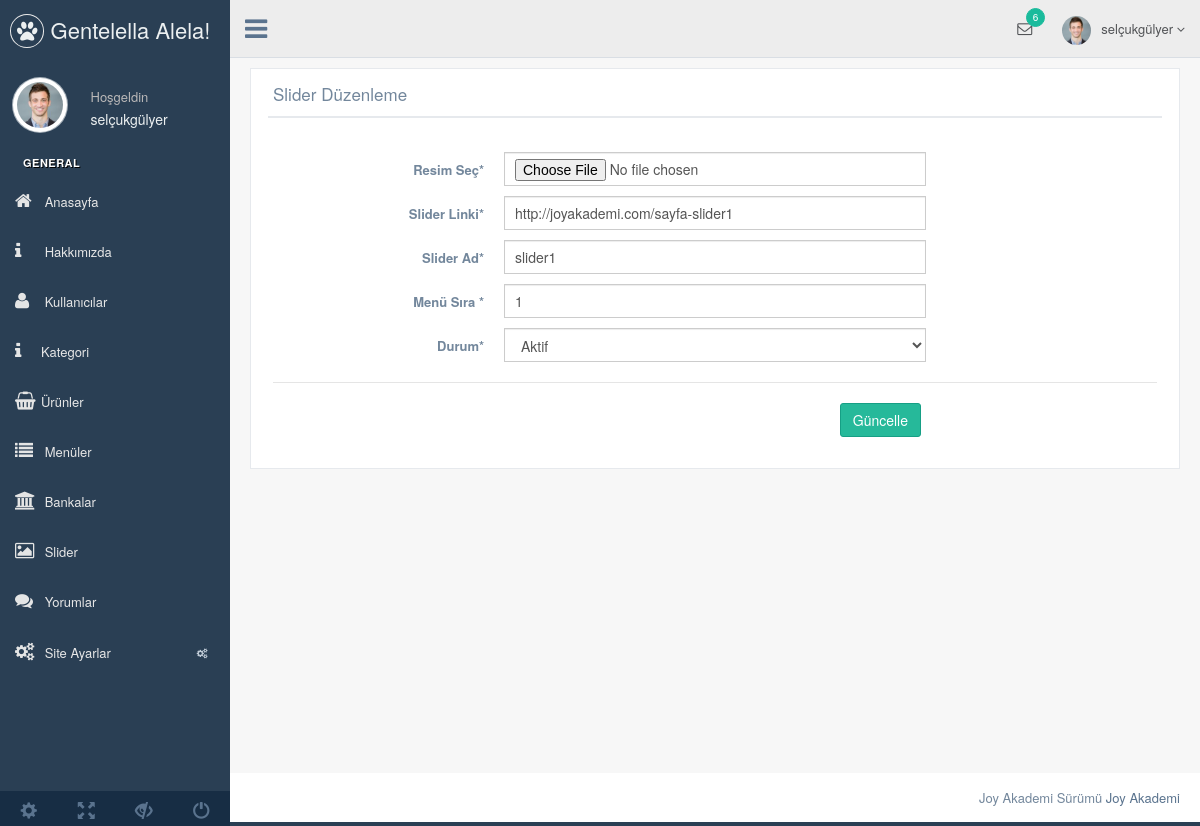
The app's page /nedmin/production/slider-duzenle.php?slider_id=4 (signed in) with its own data.
### tables this page shows
CREATE TABLE `kullanici` (
  `kullanici_id` int(11) NOT NULL,
  `kullanici_zaman` datetime NOT NULL DEFAULT CURRENT_TIMESTAMP,
  `kullanici_tc` varchar(250) NOT NULL,
  `kullanici_ad` varchar(50) NOT NULL,
  `kullanici_mail` varchar(50) NOT NULL,
  `kullanici_gsm` varchar(100) NOT NULL,
  `kullanici_password` varchar(50) NOT NULL,
  `kullanici_adsoyad` varchar(50) NOT NULL,
  `kullanici_adres` varchar(50) NOT NULL,
  `kullanici_il` varchar(250) NOT NULL,
  `kullanici_ilce` varchar(250) NOT NULL,
  `kullanici_unvan` varchar(100) NOT NULL,
  `kullanici_yetki` varchar(50) NOT NULL,
  `kullanici_durum` int(1) NOT NULL DEFAULT '1'
);

CREATE TABLE `ayar` (
  `ayar_id` int(11) NOT NULL,
  `ayar_url` varchar(250) NOT NULL,
  `ayar_logo` varchar(250) NOT NULL,
  `ayar_title` varchar(200) NOT NULL,
  `ayar_description` varchar(250) NOT NULL,
  `ayar_keywords` varchar(250) NOT NULL,
  `ayar_author` varchar(100) NOT NULL,
  `ayar_tel` varchar(50) NOT NULL,
  `ayar_gsm` varchar(50) NOT NULL,
  `ayar_faks` varchar(50) NOT NULL,
  `ayar_mail` varchar(250) NOT NULL,
  `ayar_ilce` varchar(50) NOT NULL,
  `ayar_il` varchar(50) NOT NULL,
  `ayar_adress` varchar(250) NOT NULL,
  `ayar_mesai` varchar(50) NOT NULL,
  `ayar_maps` varchar(250) NOT NULL,
  `ayar_analystic` varchar(250) NOT NULL,
  `ayar_zopim` varchar(250) NOT NULL,
  `ayar_facebook` varchar(50) NOT NULL,
  `ayar_twitter` varchar(50) NOT NULL,
  `ayar_google` varchar(50) NOT NULL,
  `ayar_youtube` varchar(50) NOT NULL,
  `ayar_smtpuser` varchar(250) NOT NULL,
  `ayar_smtphost` varchar(50) NOT NULL,
  `ayar_smtppassword` varchar(50) NOT NULL,
  `ayar_smtpport` varchar(50) NOT NULL,
  `ayar_bakim` enum('0','1') NOT NULL DEFAULT '1'
);

CREATE TABLE `slider` (
  `slider_id` int(11) NOT NULL,
  `slider_ad` varchar(100) NOT NULL,
  `slider_resimyol` varchar(200) NOT NULL,
  `slider_link` varchar(100) NOT NULL,
  `slider_sira` int(2) NOT NULL,
  `slider_durum` enum('0','1') NOT NULL DEFAULT '1'
);

### nedmin/production/fonksiyon.php (called while the page is built, shortened)
<?php
function seo($str, $options = array())
{
    $str = mb_convert_encoding((string)$str, 'UTF-8', mb_list_encodings());
    $defaults = array(
        'delimiter' => '-',
        'limit' => null,
        'lowercase' => true,
        'replacements' => array(),
        'transliterate' => true
    );
    $options = array_merge($defaults, $options);
    $str = preg_replace(array_keys($options['replacements']), $options['replacements'], $str);
    if ($options['transliterate']) {
        $str = str_replace(array_keys($char_map), $char_map, $str);
    }
    $str = preg_replace('/[^\p{L}\p{Nd}]+/u', $options['delimiter'], $str);
    $str = preg_replace('/(' . preg_quote($options['delimiter'], '/') . '){2,}/', '$1', $str);
    $str = mb_substr($str, 0, ($options['limit'] ? $options['limit'] : mb_strlen($str, 'UTF-8')), 'UTF-8');
    $str = trim($str, $options['delimiter']);
    return $options['lowercase'] ? mb_strtolower($str, 'UTF-8') : $str;
}
?>

### nedmin/production/slider-duzenle.php (the view, shortened to what this page needs)
<?php
include'header.php';
  $slidersor=$db->prepare("SELECT * from slider where slider_id=:id" );
  $slidersor->execute(array
    (
      'id' => $_GET['slider_id']
    ));
  $slidercek=$slidersor->fetch(PDO::FETCH_ASSOC);
 ?>
 <head>
</head>
        <div class="right_col" role="main">
          <div class="">
            <div class="row">
              <div class="col-md-12 col-sm-12 col-xs-12">
                <div class="x_panel">
                  <div class="x_title">
                    <h2>Slider Düzenleme </h2>
                    <div class="clearfix"></div>
                  </div>
                  <div class="x_content">
                    <br />
                    <form action="../netting/islem.php" method="POST" enctype="multipart/form-data" id="demo-form2" data-parsley-validate class="form-horizontal form-label-left">
                      <div class="form-group">
                        <label class="control-label col-md-3 col-sm-3 col-xs-12" for="first-name">Resim Seç<span class="required">*</span>
                        </label>
                        <div class="col-md-6 col-sm-6 col-xs-12">
                          <input type="file" id="first-name" name="slider_resimyol" required="required" placeholder="Resim Giriniz" class="form-control col-md-7 col-xs-12">
                        </div>
                      </div>
                       <div class="form-group">
                        <label class="control-label col-md-3 col-sm-3 col-xs-12" for="first-name">Slider Linki<span class="required">*</span>
                        </label>
                        <div class="col-md-6 col-sm-6 col-xs-12">
                          <input type="" id="first-name" name="kullanici_tc" required="required" value="<?php echo $ayarcek['ayar_url']?>/sayfa-<?php echo seo($slidercek['slider_ad']) ?>" class="form-control col-md-7 col-xs-12">
                        </div>
                      </div>
                       <div class="form-group">
                        <label class="control-label col-md-3 col-sm-3 col-xs-12" for="first-name">Slider Ad<span class="required">*</span>
                        </label>
                        <div class="col-md-6 col-sm-6 col-xs-12">
                          <input type="text" id="first-name" name="slider_ad" required="required" value="<?php echo $slidercek['slider_ad'] ?>" class="form-control col-md-7 col-xs-12">
                        </div>
                      </div>
                       <div class="form-group">
                        <label class="control-label col-md-3 col-sm-3 col-xs-12" for="first-name">Menü Sıra <span class="required">*</span>
                        </label>
                        <div class="col-md-6 col-sm-6 col-xs-12">
                          <input type="text" id="first-name" name="slider_sira" value="<?php echo $slidercek['slider_sira'] ?>" required="required" class="form-control col-md-7 col-xs-12">
                        </div>
                      </div>
                        <div class="form-group">
                        <label class="control-label col-md-3 col-sm-3 col-xs-12" for="first-name">Durum<span class="required">*</span>
                        </label>
                        <div class="col-md-6 col-sm-6 col-xs-12">
                          <select type="text" id="first-name" name="slider_durum"  required="required" class="form-control">
                          <option value="1" <?php echo $slidercek['slider_durum']=='1' ? 'selected=""' : ''; ?>>
                          Aktif</option>
                          </select>
                        </div>
                      </div>
                      <div class="ln_solid"></div>
                      <div class="form-group">
                        <div align="right" class="col-md-6 col-sm-6 col-xs-12 col-md-offset-3">
                          <button type="submit" name="sliderduzenle" class="btn btn-success">Güncelle</button>
                        </div>
                      </div>
                    </form>
                  </div>
                </div>
              </div>
            </div>
          </div>
        </div>
     <?php include 'footer.php'; ?>

### nedmin/production/header.php (shortened to what this page needs)
<?php
  include '../netting/baglan.php';
  include 'fonksiyon.php';
  $ayarsor=$db->prepare("SELECT * from ayar where ayar_id=:id" );
  $ayarsor->execute(array
    (
      'id'=> 0
    ));
  $ayarcek=$ayarsor->fetch(PDO::FETCH_ASSOC);
    $kullanicisor=$db->prepare("SELECT * from kullanici where kullanici_mail=:mail" );
  $kullanicisor->execute(array
    (
      'mail' => $_SESSION['kullanici_mail']
    ));
  $kullanicicek=$kullanicisor->fetch(PDO::FETCH_ASSOC);
 ?>
<!DOCTYPE html>
<html lang="en">
  <head>
    <link href="../vendors/bootstrap/dist/css/bootstrap.min.css" rel="stylesheet">
    <link href="../vendors/font-awesome/css/font-awesome.min.css" rel="stylesheet">
    <link href="../vendors/nprogress/nprogress.css" rel="stylesheet">
    <link href="../vendors/iCheck/skins/flat/green.css" rel="stylesheet">
    <link href="../vendors/datatables.net-bs/css/dataTables.bootstrap.min.css" rel="stylesheet">
    <link href="../vendors/datatables.net-buttons-bs/css/buttons.bootstrap.min.css" rel="stylesheet">
    <link href="../vendors/datatables.net-fixedheader-bs/css/fixedHeader.bootstrap.min.css" rel="stylesheet">
    <link href="../vendors/datatables.net-responsive-bs/css/responsive.bootstrap.min.css" rel="stylesheet">
    <link href="../vendors/datatables.net-scroller-bs/css/scroller.bootstrap.min.css" rel="stylesheet">
    <link rel="stylesheet"  href="../vendors/dropzone/dist/min/dropzone.min.css">
    <link href="../build/css/custom.min.css" rel="stylesheet">
  </head>
  <body class="nav-md">
    <div class="container body">
      <div class="main_container">
        <div class="col-md-3 left_col">
          <div class="left_col scroll-view">
            <div class="navbar nav_title" style="border: 0;">
              <a href="index.html" class="site_title"><i class="fa fa-paw"></i> <span>Gentelella Alela!</span></a>
            </div>
            <div class="profile clearfix">
              <div class="profile_pic">
                <img src="images/img.jpg" alt="..." class="img-circle profile_img">
              </div>
              <div class="profile_info">
                <span>Hoşgeldin</span>
                <h2><?php echo $kullanicicek['kullanici_adsoyad'] ?></h2>
              </div>
            </div>
            <br />
            <div id="sidebar-menu" class="main_menu_side hidden-print main_menu">
              <div class="menu_section">
                <h3>General</h3>
                <ul class="nav side-menu">
                   <li><a href="index.php"><i class="fa fa-home"></i> Anasayfa </a></li>
                     <li><a href="hakkimizda.php"><i class="fa fa-info"></i> Hakkımızda </a></li>
                      <li><a href="kullanici.php"><i class="fa fa-user"></i> Kullanıcılar </a></li>
                      <li><a href="kategori.php"><i class="fa fa-info"></i>Kategori</a></li>
                      <li><a href="urun.php"><i class="fa fa-shopping-basket"></i>Ürünler</a></li>
                      <li><a href="menu.php"><i class="fa fa-list"></i> Menüler </a></li>
                      <li><a href="banka.php"><i class="fa fa-university"></i> Bankalar </a></li>
                       <li><a href="slider.php"><i class="fa fa-image"></i> Slider </a></li>
                       <li><a href="yorumlar.php"><i class="fa fa-comments"></i> Yorumlar </a></li>
                  <li><a><i class="fa fa-cogs"></i> Site Ayarlar <span class="fa fa-cogs"></span></a>
                  </li>
                  </ul>
              </div>
            </div>
            <div class="sidebar-footer hidden-small">
              <a data-toggle="tooltip" data-placement="top" title="Settings">
                <span class="glyphicon glyphicon-cog" aria-hidden="true"></span>
              </a>
              <a data-toggle="tooltip" data-placement="top" title="FullScreen">
                <span class="glyphicon glyphicon-fullscreen" aria-hidden="true"></span>
              </a>
              <a data-toggle="tooltip" data-placement="top" title="Lock">
                <span class="glyphicon glyphicon-eye-close" aria-hidden="true"></span>
              </a>
              <a data-toggle="tooltip" data-placement="top" title="Logout">
                <span class="glyphicon glyphicon-off" aria-hidden="true"></span>
              </a>
            </div>
          </div>
        </div>
        <div class="top_nav">
          <div class="nav_menu">
            <nav>
              <div class="nav toggle">
                <a id="menu_toggle"><i class="fa fa-bars"></i></a>
              </div>
              <ul class="nav navbar-nav navbar-right">
                <li class="">
                  <a href="javascript:;" class="user-profile dropdown-toggle" data-toggle="dropdown" aria-expanded="false">
                    <img src="images/img.jpg" alt=""><?php echo $kullanicicek['kullanici_adsoyad'] ?>
                    <span class=" fa fa-angle-down"></span>
                  </a>
                </li>
                <li role="presentation" class="dropdown">
                  <a href="javascript:;" class="dropdown-toggle info-number" data-toggle="dropdown" aria-expanded="false">
                    <i class="fa fa-envelope-o"></i>
                    <span class="badge bg-green">6</span>
                  </a>
                </li>
              </ul>
            </nav>
          </div>
        </div>

### records on screen
kullanici: kullanici_adsoyad "selçukgülyer"
ayar: kullanici_tc "http://joyakademi.com/sayfa-slider1"
slider: slider_ad "slider1", slider_sira "1", slider_durum "Aktif"
